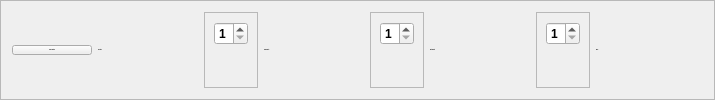
          <widget class="QFrame" name="frame_2">
           <property name="minimumSize">
            <size>
             <width>0</width>
             <height>0</height>
            </size>
           </property>
           <property name="font">
            <font>
             <weight>75</weight>
             <bold>true</bold>
            </font>
           </property>
           <property name="frameShape">
            <enum>QFrame::StyledPanel</enum>
           </property>
           <property name="frameShadow">
            <enum>QFrame::Raised</enum>
           </property>
           <layout class="QHBoxLayout" name="horizontalLayout_15">
            <item>
             <widget class="QPushButton" name="show_matrix">
              <property name="font">
               <font>
                <pointsize>-1</pointsize>
               </font>
              </property>
              <property name="text">
               <string>Show Matrix</string>
              </property>
             </widget>
            </item>
            <item>
             <layout class="QHBoxLayout" name="horizontalLayout_16">
              <item>
               <widget class="QLabel" name="label_11">
                <property name="minimumSize">
                 <size>
                  <width>100</width>
                  <height>0</height>
                 </size>
                </property>
                <property name="maximumSize">
                 <size>
                  <width>150</width>
                  <height>16777215</height>
                 </size>
                </property>
                <property name="font">
                 <font>
                  <pointsize>-1</pointsize>
                 </font>
                </property>
                <property name="text">
                 <string>Severity:</string>
                </property>
               </widget>
              </item>
              <item>
               <widget class="QFrame" name="frame_3">
                <property name="font">
                 <font>
                  <weight>75</weight>
                  <bold>true</bold>
                 </font>
                </property>
                <property name="frameShape">
                 <enum>QFrame::StyledPanel</enum>
                </property>
                <property name="frameShadow">
                 <enum>QFrame::Raised</enum>
                </property>
                <layout class="QVBoxLayout" name="verticalLayout_4">
                 <item>
                  <widget class="QSpinBox" name="severity_spinbox">
                   <property name="font">
                    <font>
                     <weight>75</weight>
                     <bold>true</bold>
                    </font>
                   </property>
                   <property name="minimum">
                    <number>1</number>
                   </property>
                   <property name="maximum">
                    <number>5</number>
                   </property>
                  </widget>
                 </item>
                 <item>
                  <widget class="QLabel" name="severity_description_label">
                   <property name="font">
                    <font>
                     <pointsize>-1</pointsize>
                    </font>
                   </property>
                   <property name="text">
                    <string/>
                   </property>
                  </widget>
                 </item>
                </layout>
               </widget>
              </item>
             </layout>
            </item>
            <item>
             <layout class="QHBoxLayout" name="horizontalLayout_17">
              <item>
               <widget class="QLabel" name="label_12">
                <property name="minimumSize">
                 <size>
                  <width>100</width>
                  <height>0</height>
                 </size>
                </property>
                <property name="maximumSize">
                 <size>
                  <width>150</width>
                  <height>16777215</height>
                 </size>
                </property>
                <property name="font">
                 <font>
                  <pointsize>-1</pointsize>
                 </font>
                </property>
                <property name="text">
                 <string>Probability:</string>
                </property>
               </widget>
              </item>
              <item>
               <widget class="QFrame" name="frame_4">
                <property name="font">
                 <font>
                  <weight>75</weight>
                  <bold>true</bold>
                 </font>
                </property>
                <property name="frameShape">
                 <enum>QFrame::StyledPanel</enum>
                </property>
                <property name="frameShadow">
                 <enum>QFrame::Raised</enum>
                </property>
                <layout class="QVBoxLayout" name="verticalLayout_5">
                 <item>
                  <widget class="QSpinBox" name="probability_spinbox">
                   <property name="font">
                    <font>
                     <weight>75</weight>
                     <bold>true</bold>
                    </font>
                   </property>
                   <property name="minimum">
                    <number>1</number>
                   </property>
                   <property name="maximum">
                    <number>5</number>
                   </property>
                   <property name="value">
                    <number>1</number>
                   </property>
                  </widget>
                 </item>
                 <item>
                  <widget class="QLabel" name="probability_description_label">
                   <property name="font">
                    <font>
                     <pointsize>-1</pointsize>
                    </font>
                   </property>
                   <property name="text">
                    <string/>
                   </property>
                  </widget>
                 </item>
                </layout>
               </widget>
              </item>
             </layout>
            </item>
            <item>
             <layout class="QHBoxLayout" name="horizontalLayout_20">
              <item>
               <widget class="QLabel" name="label_16">
                <property name="minimumSize">
                 <size>
                  <width>100</width>
                  <height>0</height>
                 </size>
                </property>
                <property name="maximumSize">
                 <size>
                  <width>150</width>
                  <height>16777215</height>
                 </size>
                </property>
                <property name="font">
                 <font>
                  <pointsize>-1</pointsize>
                 </font>
                </property>
                <property name="text">
                 <string>Dectability:</string>
                </property>
               </widget>
              </item>
              <item>
               <widget class="QFrame" name="frame_6">
                <property name="font">
                 <font>
                  <weight>75</weight>
                  <bold>true</bold>
                 </font>
                </property>
                <property name="frameShape">
                 <enum>QFrame::StyledPanel</enum>
                </property>
                <property name="frameShadow">
                 <enum>QFrame::Raised</enum>
                </property>
                <layout class="QVBoxLayout" name="verticalLayout_8">
                 <item>
                  <widget class="QSpinBox" name="dectability_spin_box">
                   <property name="font">
                    <font>
                     <weight>75</weight>
                     <bold>true</bold>
                    </font>
                   </property>
                   <property name="minimum">
                    <number>1</number>
                   </property>
                   <property name="maximum">
                    <number>5</number>
                   </property>
                  </widget>
                 </item>
                 <item>
                  <widget class="QLabel" name="dectaility_label">
                   <property name="font">
                    <font>
                     <pointsize>-1</pointsize>
                    </font>
                   </property>
                   <property name="text">
                    <string/>
                   </property>
                  </widget>
                 </item>
                </layout>
               </widget>
              </item>
             </layout>
            </item>
            <item>
             <layout class="QHBoxLayout" name="horizontalLayout_18">
              <item>
               <widget class="QLabel" name="label_13">
                <property name="minimumSize">
                 <size>
                  <width>100</width>
                  <height>0</height>
                 </size>
                </property>
                <property name="maximumSize">
                 <size>
                  <width>150</width>
                  <height>16777215</height>
                 </size>
                </property>
                <property name="font">
                 <font>
                  <pointsize>-1</pointsize>
                 </font>
                </property>
                <property name="text">
                 <string>RPN: </string>
                </property>
               </widget>
              </item>
              <item>
               <widget class="QLabel" name="rpn_value_label">
                <property name="minimumSize">
                 <size>
                  <width>0</width>
                  <height>40</height>
                 </size>
                </property>
                <property name="maximumSize">
                 <size>
                  <width>16777215</width>
                  <height>40</height>
                 </size>
                </property>
                <property name="font">
                 <font>
                  <pointsize>-1</pointsize>
                 </font>
                </property>
                <property name="text">
                 <string/>
                </property>
               </widget>
              </item>
             </layout>
            </item>
           </layout>
          </widget>
